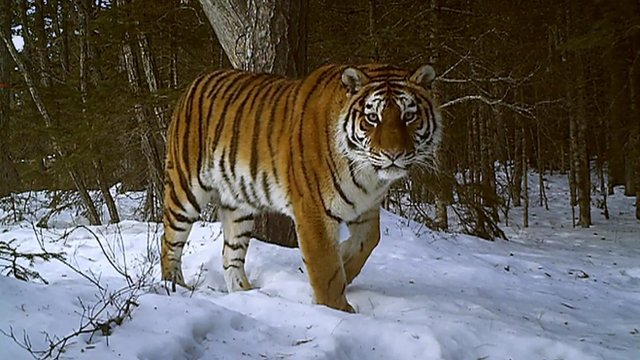
%> input picture Lab3/tiger2.jpg, 640 x 360 px
$ octave Copy_of_graphcut_example.m   (GNU Octave 9; MATLAB toolbox functions it lacks are replaced by stand-ins)
%> lines starting %> are read from the running program, lines starting %| are printed output that depends on the picture
### Lab3/graphcut_segm.m
function [ segm, prior ] = graphcut_segm(I, area, K, alpha, sigma)
% area = [ minx, miny, maxx, maxy ]

[h,w,c] = size(I);
dw = area(3) - area(1) + 1;
dh = area(4) - area(2) + 1;
mask = uint8([zeros(area(2)-1,w); zeros(dh,area(1)-1), ones(dh,dw), ...
	     zeros(dh,w-area(3)); zeros(h-area(4),w)]);
Ivec = single(reshape(I, size(I,1)*size(I,2), 3));

grey = single(rgb2gray(I));
h = fspecial('gaussian', [7,7], 0.5);
grey = imfilter(grey, h);
h = fspecial('sobel');
dx = imfilter(grey, h/4);
dy = imfilter(grey, h/4');
grad = sqrt(dx.^2 + dy.^2);
edge = (alpha*sigma)*ones(size(grey)) ./ (grad + sigma);

tic
for l=1:3

    fprintf('Find Gaussian mixture models...\n');
    fprob = mixture_prob(I, K, 20, mask);
    bprob = mixture_prob(I, K, 20, 1-mask);
    prior = reshape(fprob ./ (fprob + bprob), size(I,1), size(I,2), 1);
    toc

    fprintf('Find minimum cut...\n');
    [u, erriter, i] = cmf_cut(prior, edge);
    mask = uint8(u>0.5);
    toc

end

segm = int16(u>0.5) + 1;

### Lab3/mixture_prob.m
function prob = mixture_prob(image, K, L, mask)
nrows = size(image, 1);
ncols = size(image, 2);
Ivec = im2double(reshape(image, nrows * ncols, 3));
Mvec = reshape(mask, nrows * ncols, 1);
Ima = Ivec(find(Mvec == 1), :);
g = zeros(size(Ima, 1), K);
g1 = zeros(nrows * ncols, K);

% Randomly initialize the K components using masked pixels
[segmentation, centers] = kmeans(Ima, K);
cov = cell(K, 1);
cov(:) = {rand * eye(3)};

w = zeros(1, K);
for i = 1 : K
    w(i) = sum(segmentation == i) / size(segmentation, 1);
end

% Iterate L times
for i = 1 : L
%   Expectation: Compute probabilities P_ik using masked pixels
    for k = 1 : K
        mean_k = centers(k, :);
        cov_k = cov{k};
        diff = Ima - mean_k;
        g(:, k) = 1 / sqrt(det(cov_k) * (2 * pi)^3) * exp(-0.5 *...
            sum((diff * inv(cov_k) .* diff), 2));
    end
    p = g .* w;
    p = p ./ sum(p, 2);

%   Maximization: Update weights, means and covariances using masked pixels
    w = sum(p, 1) / size(p, 1);
    for k = 1 : K
        centers(k, :) = p(:, k)' * Ima / sum(p(:, k), 1);
        diff = Ima - centers(k, :);
        cov{k} = (diff' * (diff .* p(:, k))) / sum(p(:, k), 1);
    end
end

% Compute probabilities p(c_i) in Eq.(3) for all pixels I
for k = 1 : K
    diff = Ivec - centers(k, :);
    g1(:, k) = 1 / sqrt(det(cov{k}) * (2 * pi)^3) * exp(-0.5 *...
            sum((diff * inv(cov{k}) .* diff), 2));
end
prob = sum(g1 .* w, 2);
prob = reshape(prob, nrows, ncols, 1);
end

### Lab3/Copy_of_graphcut_example.m
scale_factor = 0.5;          % image downscale factor
area = [ 300, 180, 400, 200 ] % image region to train foreground with
K = 2;                      % number of mixture components
alpha = 10.0;                 % maximum edge cost
sigma = 10.0;                % edge cost decay factor

I = imread('tiger2.jpg');
%> I is the input picture: size 360x640x3 uint8; mean R, G, B 97.4, 93.3, 88.1
I = imresize(I, scale_factor);
%> I: size 180x320x3 uint8
Iback = I;
area = int16(area*scale_factor);
[ segm, prior ] = graphcut_segm(I, area, K, alpha, sigma);
%> in graphcut_segm, `grey = single(rgb2gray(I));`:
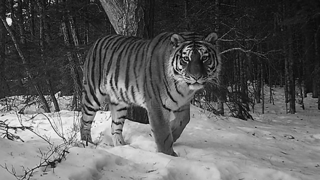
%> grey: size 180x320 single; min 0, max 250, mean 93.9
%> in graphcut_segm, `dx = imfilter(grey, h/4);`:
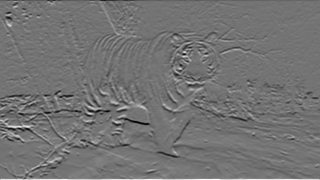
%> dx: size 180x320 single; min -164, max 195.5, mean -0.6; drawn with min black and max white
%> in graphcut_segm, `grad = sqrt(dx.^2 + dy.^2);`:
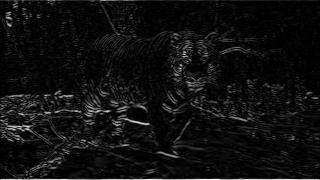
%> grad: size 180x320 single; min 0.000281, max 276.5, mean 17.9; drawn with min black and max white
%> in graphcut_segm, `edge = (alpha*sigma)*ones(size(grey)) ./ (grad + sigma);`:
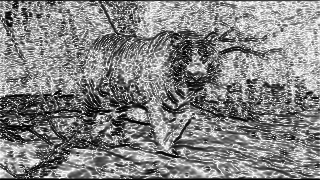
%> edge: size 180x320 single; min 0.349, max 10, mean 5.33; drawn with min black and max white
%> the loop in graphcut_segm, `for l=1:3` made 1 pass
%> pass 1, in graphcut_segm, `fprob = mixture_prob(I, K, 20, mask);`:
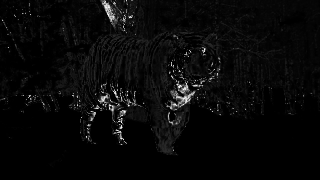
%> fprob: size 180x320 double; min 7.74e-19, max 1191.5, mean 42.2; drawn with min black and max white
%> pass 1, in graphcut_segm, `bprob = mixture_prob(I, K, 20, 1-mask);`:
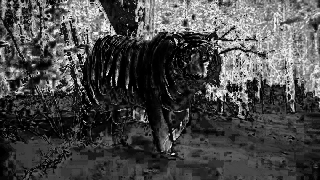
%> bprob: size 180x320 double; min 5.68e-06, max 487.9, mean 140.7; drawn with min black and max white
%> pass 1, in graphcut_segm, `prior = reshape(fprob ./ (fprob + bprob), size(I,1), size(I,2), 1);`:
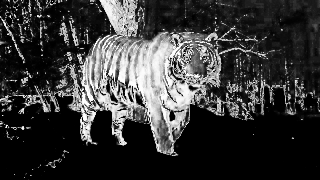
%> prior: size 180x320 double; min 4.9e-20, max 1, mean 0.219
%> the run ends on the next line

$ run again, with Lab3/tiger1.jpg copied over Lab3/tiger2.jpg
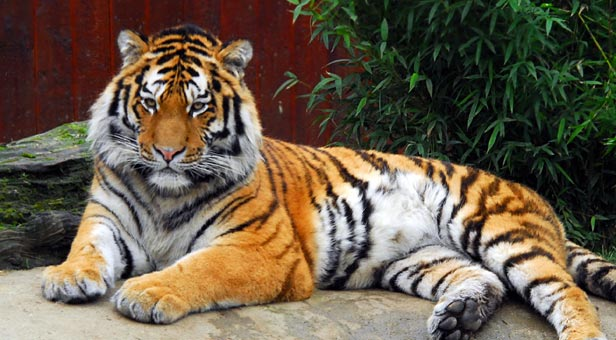
%> input picture Lab3/tiger1.jpg, 616 x 340 px
%> I is the input picture: size 340x616x3 uint8; mean R, G, B 106, 92.5, 74.4
%> I: size 170x308x3 uint8
%> the loop in graphcut_segm, `for l=1:3` made 1 pass
%> pass 1, in graphcut_segm, `fprob = mixture_prob(I, K, 20, mask);`:
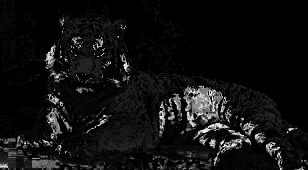
%> fprob: size 170x308 double; min 2.61e-123, max 328, mean 21.9; drawn with min black and max white
%> pass 1, in graphcut_segm, `prior = reshape(fprob ./ (fprob + bprob), size(I,1), size(I,2), 1);`:
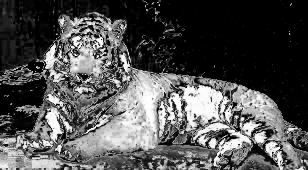
%> prior: size 170x308 double; min 8.9e-111, max 0.999, mean 0.321

$ run again, with Lab3/tiger3.jpg copied over Lab3/tiger2.jpg
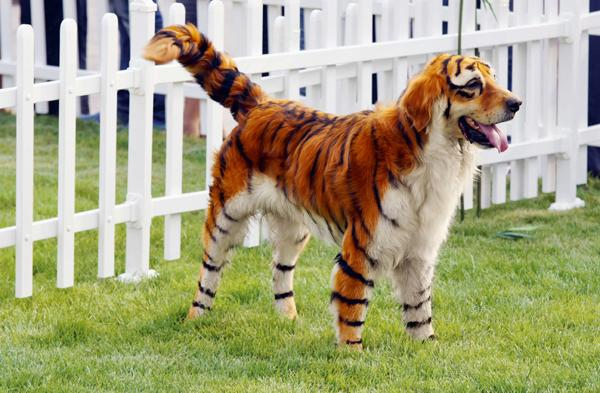
%> input picture Lab3/tiger3.jpg, 600 x 393 px
%> I is the input picture: size 393x600x3 uint8; mean R, G, B 166.4, 163.6, 127.4
%> I: size 197x300x3 uint8
%> in graphcut_segm, `edge = (alpha*sigma)*ones(size(grey)) ./ (grad + sigma);`:
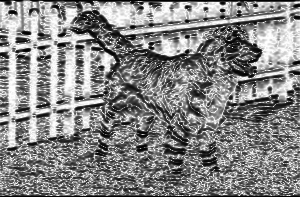
%> edge: size 197x300 single; min 0.275, max 10, mean 5.42; drawn with min black and max white
%> the loop in graphcut_segm, `for l=1:3` made 1 pass
%> pass 1, in graphcut_segm, `prior = reshape(fprob ./ (fprob + bprob), size(I,1), size(I,2), 1);`:
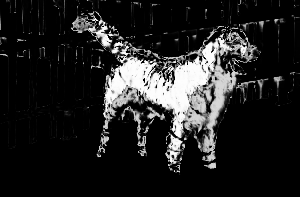
%> prior: size 197x300 double; min 6.61e-81, max 0.996, mean 0.135
